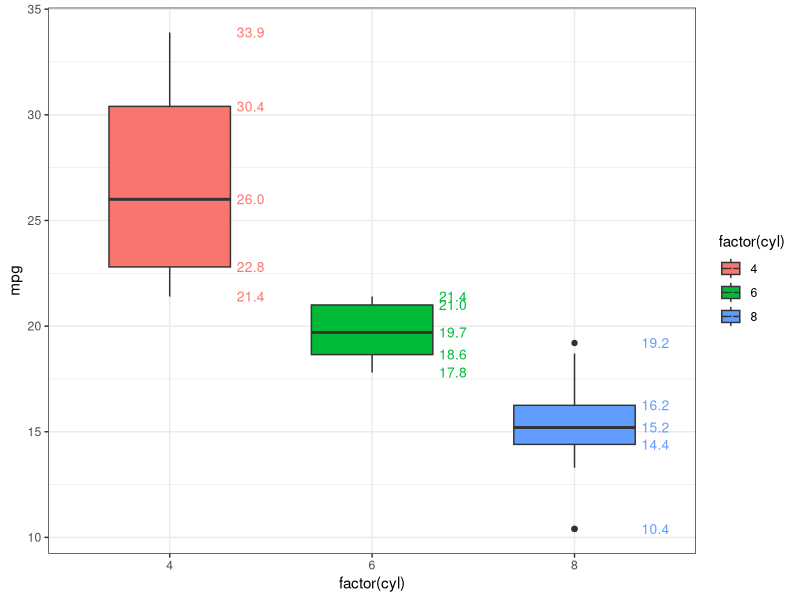

Source code (R):
## ---- chunk 1
knitr::opts_chunk$set(
  collapse = TRUE,
  comment = "#>",
  fig.path = "show/ggplot-",
  warning = FALSE
)
## ---- chunk 2
library(ggplot2)
p <- ggplot(mtcars, aes(x=factor(cyl), y=mpg, fill=factor(cyl))) + 
  geom_boxplot(width=0.6) + theme_bw()
# use stat_summary to add median value annotation
p + stat_summary(geom="text", fun.y=quantile,
               aes(label=sprintf("%1.1f", ..y..), color=factor(cyl)),
               position=position_nudge(x=0.4), size=3.5)
